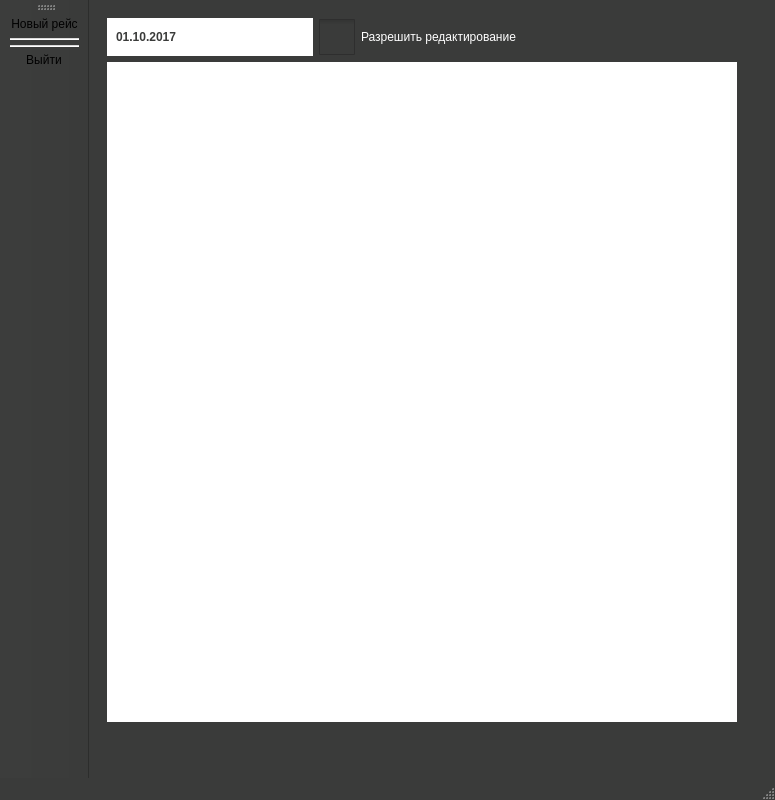
<?xml version="1.0" encoding="UTF-8"?>
<ui version="4.0">
 <class>MainWindow</class>
 <widget class="QMainWindow" name="MainWindow">
  <property name="geometry">
   <rect>
    <x>0</x>
    <y>0</y>
    <width>775</width>
    <height>800</height>
   </rect>
  </property>
  <property name="windowTitle">
   <string>Лаборант</string>
  </property>
  <property name="windowIcon">
   <iconset>
    <normaloff>../res/if_user_white.png</normaloff>../res/if_user_white.png</iconset>
  </property>
  <property name="styleSheet">
   <string notr="true">QMainWindow{
	background-color:#3a3b3a;
	color:#ffffff;
	border-color:#ffffff;
}
QTableView{
	background-color:#ffffff;
	alternate-background-color:#e2e2e2;
	color:#3a3b3a;
	border-style:solid;
	border-color:#ffffff;
	border-width:0px;
	selection-color:#ffffff;
	selection-background-color:#54b0cb;
}
QHeaderView::section{
    background-color:#448fa6;
	color:#ffffff;
	font:bold;
	height:40px;
	border: #ffffff;
	border-style:solid;
	border-width:0px;
}
QComboBox{
	background-color:#ffffff;
	border-style:solid;
	border-width:2px;
	border-color:#ffffff;
	color:#3a3b3a;
	width:50px;
	height:30px;
	font:bold;
	padding-left:5px
}
QComboBox QAbstractItemView {
	background-color:#ffffff;
	color:#3a3b3a;
    border: 2px solid #ffffff;
	padding-left:2px;
	padding-right:2px;
	padding-top:2px;
	padding-bottom:2px
}
QComboBox::drop-down {
   width: 24px;
   border: 2px;
}
QComboBox::down-arrow {
    image: url(&quot;./res/if_chevron-left.png&quot;);
    width: 16px;
    height: 16px;
}
QComboBox::down-arrow::hover {
    image: url(&quot;./res/if_chevron-down.png&quot;);
    width: 16px;
    height: 16px;
}
QDateEdit{
	background-color:#ffffff;
	border-style:solid;
	border-width:2px;
	border-color:#ffffff;
	color:#3a3b3a;
	width:150px;
	height:30px;
	font:bold;
	padding-left:5px
}
QDateEdit QAbstractItemView {
	background-color:#ffffff;
	color:#3a3b3a;;
}
QDateEdit::drop-down {
   width: 24px;
   border: 2px;
}
QDateEdit::down-arrow {
    image: url(&quot;./res/if_chevron-left.png&quot;);
    width: 16px;
    height: 16px;
}
QDateEdit::down-arrow::hover {
    image: url(&quot;./res/if_chevron-down.png&quot;);
    width: 16px;
    height: 16px;
}
QMenuBar{
	background-color:#3a3b3a;
	color:#ffffff;
	selection-color:#54b0cb;
	font:bold
}
QMenuBar::item::selected{
	background-color:#54b0cb;
	color:#ffffff;
	font:bold;
	padding-left:2px
}
QToolBar{
	background-color:#3a3b3a;
	color:#ffffff;
}
QMenu {
	background-color:#3a3b3a;
	color:#ffffff;
	font:bold;
	padding-left:2px;
}
QMenu::hover {
    background-color: #448fa6;
    color:#3a3b3a;
	font:bold
}
QMenu::item {
    background-color:#3a3b3a;
	color:#ffffff;
}
QMenu::item::selected{
	background-color:#54b0cb;
	color:#ffffff;
	padding-left:10px;
}
QTabWidget{
	background-color:#3a3b3a;
	color:#ffffff;
	border-color:#ffffff;
}
QTabBar::tab:right:selected{
    background-color:#448fa6;
	color:#ffffff;
	font:bold;
	height:60px;
	width: 30px;
	border: #448fa6;
	border-style:solid;
	border-width:2px;
}
QTabBar::tab:right:!selected{
    background-color:#3a3b3a;
	color:#ffffff;
	font:bold;
	height:60px;
	width: 30px;
	border: #448fa6;
	border-style:solid;
	border-width:2px;
}
QGroupBox{
	background-color:#448fa6;
	color:#ffffff;
	height:60px;
	width: 30px;
	border: #448fa6;
	border-style:solid;
	border-width:2px;
}
QCheckBox{
	background-color:#3a3b3a;
	color:#ffffff;
}
QCheckBox::indicator {
    width: 36px;
    height: 36px;
}
QCheckBox::indicator:unchecked {
    image: url(&quot;./res/if_toggle-left_white.png&quot;);
}
QCheckBox::indicator:checked {
    image: url(&quot;./res/if_toggle-right_white.png&quot;);
}
</string>
  </property>
  <widget class="QWidget" name="centralwidget">
   <layout class="QHBoxLayout" name="horizontalLayout">
    <item>
     <widget class="QStackedWidget" name="stackedWidget">
      <property name="currentIndex">
       <number>0</number>
      </property>
      <widget class="QWidget" name="tables">
       <layout class="QGridLayout" name="gridLayout">
        <item row="7" column="4">
         <spacer name="verticalSpacer_15">
          <property name="orientation">
           <enum>Qt::Vertical</enum>
          </property>
          <property name="sizeHint" stdset="0">
           <size>
            <width>20</width>
            <height>40</height>
           </size>
          </property>
         </spacer>
        </item>
        <item row="8" column="4">
         <spacer name="verticalSpacer_13">
          <property name="orientation">
           <enum>Qt::Vertical</enum>
          </property>
          <property name="sizeHint" stdset="0">
           <size>
            <width>20</width>
            <height>40</height>
           </size>
          </property>
         </spacer>
        </item>
        <item row="17" column="4">
         <spacer name="verticalSpacer_3">
          <property name="orientation">
           <enum>Qt::Vertical</enum>
          </property>
          <property name="sizeHint" stdset="0">
           <size>
            <width>20</width>
            <height>40</height>
           </size>
          </property>
         </spacer>
        </item>
        <item row="0" column="1">
         <widget class="QDateEdit" name="dateEdit">
          <property name="sizePolicy">
           <sizepolicy hsizetype="Expanding" vsizetype="Ignored">
            <horstretch>0</horstretch>
            <verstretch>0</verstretch>
           </sizepolicy>
          </property>
          <property name="wrapping">
           <bool>true</bool>
          </property>
          <property name="alignment">
           <set>Qt::AlignLeading|Qt::AlignLeft|Qt::AlignVCenter</set>
          </property>
          <property name="displayFormat">
           <string>dd.MM.yyyy</string>
          </property>
          <property name="calendarPopup">
           <bool>true</bool>
          </property>
          <property name="date">
           <date>
            <year>2017</year>
            <month>10</month>
            <day>1</day>
           </date>
          </property>
         </widget>
        </item>
        <item row="11" column="4">
         <spacer name="verticalSpacer_18">
          <property name="orientation">
           <enum>Qt::Vertical</enum>
          </property>
          <property name="sizeHint" stdset="0">
           <size>
            <width>20</width>
            <height>40</height>
           </size>
          </property>
         </spacer>
        </item>
        <item row="10" column="4">
         <spacer name="verticalSpacer_19">
          <property name="orientation">
           <enum>Qt::Vertical</enum>
          </property>
          <property name="sizeHint" stdset="0">
           <size>
            <width>20</width>
            <height>40</height>
           </size>
          </property>
         </spacer>
        </item>
        <item row="15" column="4">
         <spacer name="verticalSpacer_8">
          <property name="orientation">
           <enum>Qt::Vertical</enum>
          </property>
          <property name="sizeHint" stdset="0">
           <size>
            <width>20</width>
            <height>40</height>
           </size>
          </property>
         </spacer>
        </item>
        <item row="12" column="4">
         <spacer name="verticalSpacer_16">
          <property name="orientation">
           <enum>Qt::Vertical</enum>
          </property>
          <property name="sizeHint" stdset="0">
           <size>
            <width>20</width>
            <height>40</height>
           </size>
          </property>
         </spacer>
        </item>
        <item row="9" column="4">
         <spacer name="verticalSpacer_20">
          <property name="orientation">
           <enum>Qt::Vertical</enum>
          </property>
          <property name="sizeHint" stdset="0">
           <size>
            <width>20</width>
            <height>40</height>
           </size>
          </property>
         </spacer>
        </item>
        <item row="0" column="4">
         <spacer name="verticalSpacer">
          <property name="orientation">
           <enum>Qt::Vertical</enum>
          </property>
          <property name="sizeHint" stdset="0">
           <size>
            <width>20</width>
            <height>40</height>
           </size>
          </property>
         </spacer>
        </item>
        <item row="14" column="4">
         <spacer name="verticalSpacer_9">
          <property name="orientation">
           <enum>Qt::Vertical</enum>
          </property>
          <property name="sizeHint" stdset="0">
           <size>
            <width>20</width>
            <height>40</height>
           </size>
          </property>
         </spacer>
        </item>
        <item row="17" column="3">
         <spacer name="horizontalSpacer_4">
          <property name="orientation">
           <enum>Qt::Horizontal</enum>
          </property>
          <property name="sizeHint" stdset="0">
           <size>
            <width>40</width>
            <height>20</height>
           </size>
          </property>
         </spacer>
        </item>
        <item row="13" column="4">
         <spacer name="verticalSpacer_17">
          <property name="orientation">
           <enum>Qt::Vertical</enum>
          </property>
          <property name="sizeHint" stdset="0">
           <size>
            <width>20</width>
            <height>40</height>
           </size>
          </property>
         </spacer>
        </item>
        <item row="5" column="4">
         <spacer name="verticalSpacer_14">
          <property name="orientation">
           <enum>Qt::Vertical</enum>
          </property>
          <property name="sizeHint" stdset="0">
           <size>
            <width>20</width>
            <height>40</height>
           </size>
          </property>
         </spacer>
        </item>
        <item row="1" column="4">
         <spacer name="verticalSpacer_4">
          <property name="orientation">
           <enum>Qt::Vertical</enum>
          </property>
          <property name="sizeHint" stdset="0">
           <size>
            <width>20</width>
            <height>40</height>
           </size>
          </property>
         </spacer>
        </item>
        <item row="17" column="1">
         <spacer name="horizontalSpacer_2">
          <property name="orientation">
           <enum>Qt::Horizontal</enum>
          </property>
          <property name="sizeHint" stdset="0">
           <size>
            <width>40</width>
            <height>20</height>
           </size>
          </property>
         </spacer>
        </item>
        <item row="17" column="2">
         <spacer name="horizontalSpacer_5">
          <property name="orientation">
           <enum>Qt::Horizontal</enum>
          </property>
          <property name="sizeHint" stdset="0">
           <size>
            <width>40</width>
            <height>20</height>
           </size>
          </property>
         </spacer>
        </item>
        <item row="4" column="4">
         <spacer name="verticalSpacer_12">
          <property name="orientation">
           <enum>Qt::Vertical</enum>
          </property>
          <property name="sizeHint" stdset="0">
           <size>
            <width>20</width>
            <height>40</height>
           </size>
          </property>
         </spacer>
        </item>
        <item row="2" column="4">
         <spacer name="verticalSpacer_5">
          <property name="orientation">
           <enum>Qt::Vertical</enum>
          </property>
          <property name="sizeHint" stdset="0">
           <size>
            <width>20</width>
            <height>40</height>
           </size>
          </property>
         </spacer>
        </item>
        <item row="3" column="4">
         <spacer name="verticalSpacer_10">
          <property name="orientation">
           <enum>Qt::Vertical</enum>
          </property>
          <property name="sizeHint" stdset="0">
           <size>
            <width>20</width>
            <height>40</height>
           </size>
          </property>
         </spacer>
        </item>
        <item row="6" column="4">
         <spacer name="verticalSpacer_29">
          <property name="orientation">
           <enum>Qt::Vertical</enum>
          </property>
          <property name="sizeHint" stdset="0">
           <size>
            <width>20</width>
            <height>40</height>
           </size>
          </property>
         </spacer>
        </item>
        <item row="0" column="2">
         <widget class="QCheckBox" name="editSwitch">
          <property name="text">
           <string>Разрешить редактирование</string>
          </property>
         </widget>
        </item>
        <item row="1" column="1" rowspan="15" colspan="3">
         <widget class="QTableView" name="mainTable">
          <property name="sizeAdjustPolicy">
           <enum>QAbstractScrollArea::AdjustToContents</enum>
          </property>
          <property name="editTriggers">
           <set>QAbstractItemView::NoEditTriggers</set>
          </property>
          <property name="alternatingRowColors">
           <bool>true</bool>
          </property>
          <property name="selectionBehavior">
           <enum>QAbstractItemView::SelectRows</enum>
          </property>
          <property name="showGrid">
           <bool>false</bool>
          </property>
          <property name="sortingEnabled">
           <bool>true</bool>
          </property>
          <property name="cornerButtonEnabled">
           <bool>false</bool>
          </property>
          <attribute name="horizontalHeaderVisible">
           <bool>true</bool>
          </attribute>
          <attribute name="horizontalHeaderHighlightSections">
           <bool>false</bool>
          </attribute>
          <attribute name="verticalHeaderVisible">
           <bool>false</bool>
          </attribute>
          <attribute name="verticalHeaderHighlightSections">
           <bool>false</bool>
          </attribute>
         </widget>
        </item>
       </layout>
      </widget>
      <widget class="QWidget" name="complete">
       <layout class="QGridLayout" name="gridLayout_2">
        <item row="0" column="0">
         <widget class="QLabel" name="label_2">
          <property name="enabled">
           <bool>true</bool>
          </property>
          <property name="sizePolicy">
           <sizepolicy hsizetype="Fixed" vsizetype="Fixed">
            <horstretch>0</horstretch>
            <verstretch>0</verstretch>
           </sizepolicy>
          </property>
          <property name="minimumSize">
           <size>
            <width>16</width>
            <height>16</height>
           </size>
          </property>
          <property name="maximumSize">
           <size>
            <width>24</width>
            <height>24</height>
           </size>
          </property>
          <property name="text">
           <string/>
          </property>
          <property name="pixmap">
           <pixmap>../../Pictures/if — 737373/if_calendar_2561349.png</pixmap>
          </property>
          <property name="scaledContents">
           <bool>true</bool>
          </property>
         </widget>
        </item>
       </layout>
      </widget>
      <widget class="QWidget" name="tripEdit"/>
     </widget>
    </item>
   </layout>
  </widget>
  <widget class="QMenuBar" name="menubar">
   <property name="geometry">
    <rect>
     <x>0</x>
     <y>0</y>
     <width>775</width>
     <height>29</height>
    </rect>
   </property>
  </widget>
  <widget class="QStatusBar" name="statusbar"/>
  <widget class="QToolBar" name="toolBar">
   <property name="windowTitle">
    <string>toolBar</string>
   </property>
   <property name="movable">
    <bool>true</bool>
   </property>
   <property name="allowedAreas">
    <set>Qt::AllToolBarAreas</set>
   </property>
   <property name="orientation">
    <enum>Qt::Vertical</enum>
   </property>
   <attribute name="toolBarArea">
    <enum>LeftToolBarArea</enum>
   </attribute>
   <attribute name="toolBarBreak">
    <bool>false</bool>
   </attribute>
   <addaction name="addTrip"/>
   <addaction name="separator"/>
   <addaction name="separator"/>
   <addaction name="actionExit"/>
  </widget>
  <action name="actionExit">
   <property name="icon">
    <iconset>
     <normaloff>../res/if_log-out_white.png</normaloff>../res/if_log-out_white.png</iconset>
   </property>
   <property name="text">
    <string>Выйти</string>
   </property>
   <property name="toolTip">
    <string>Выйти из приложения</string>
   </property>
   <property name="shortcut">
    <string>Ctrl+Shift+Q</string>
   </property>
  </action>
  <action name="addTrip">
   <property name="icon">
    <iconset>
     <normaloff>../res/if_plus-circle_white.png</normaloff>../res/if_plus-circle_white.png</iconset>
   </property>
   <property name="text">
    <string>Новый рейс</string>
   </property>
   <property name="toolTip">
    <string>Начать новый рейс</string>
   </property>
   <property name="shortcut">
    <string>Ctrl+Shift+T</string>
   </property>
  </action>
  <action name="actionPrintDoc">
   <property name="icon">
    <iconset>
     <normaloff>../res/if_printer_white.png</normaloff>../res/if_printer_white.png</iconset>
   </property>
   <property name="text">
    <string>printDoc</string>
   </property>
   <property name="toolTip">
    <string>Распечатать ТТН</string>
   </property>
  </action>
 </widget>
 <resources/>
 <connections/>
</ui>
